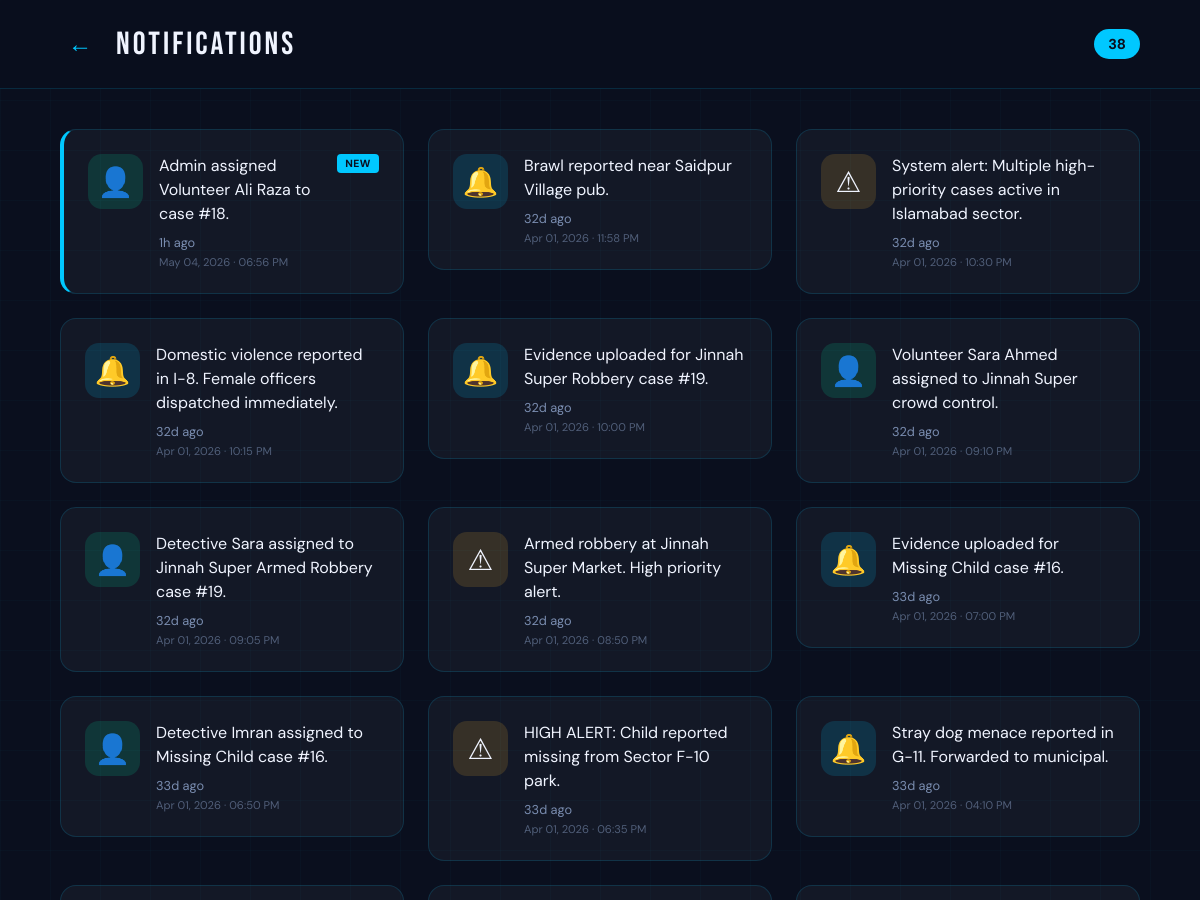
The page /notifications (upper part) on the database as committed earlier.
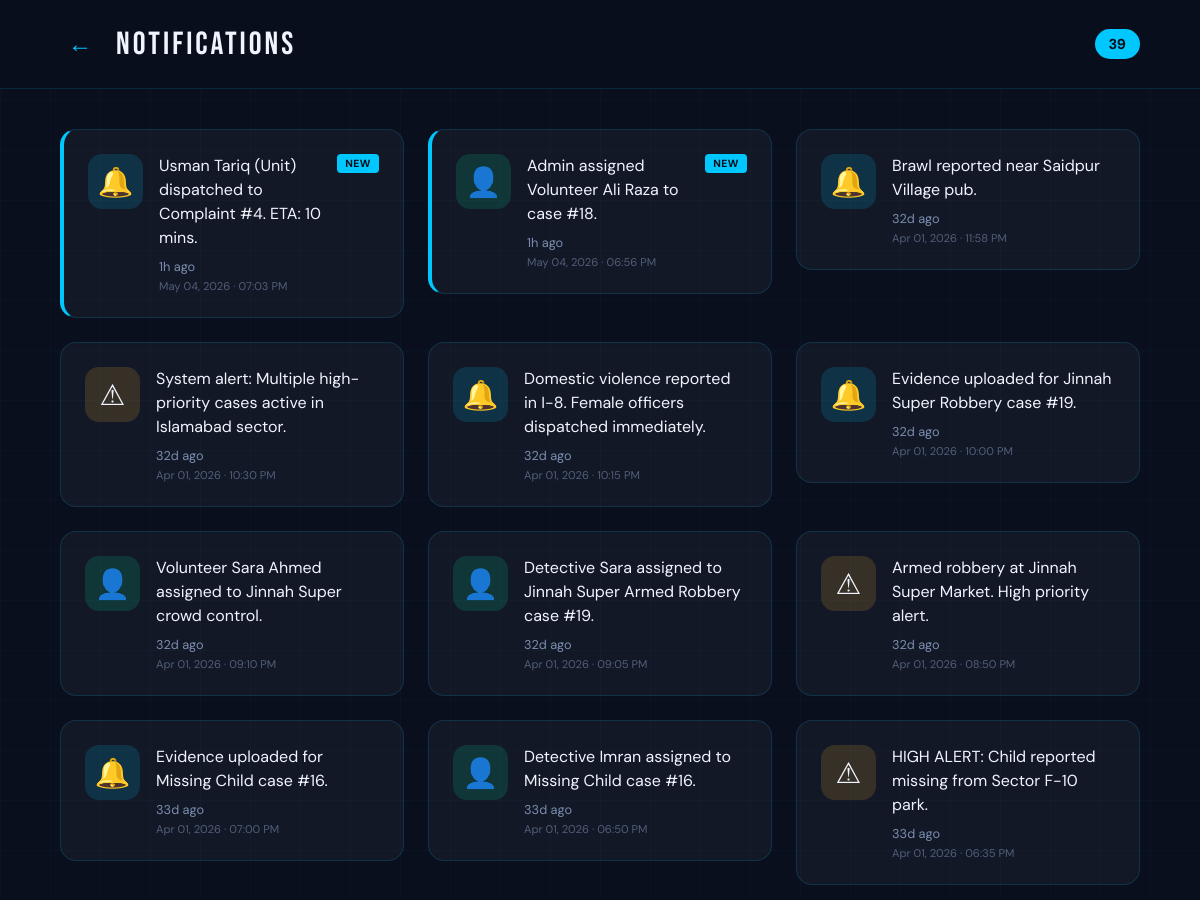
The same page on the database as committed later.
### tables this page shows
CREATE TABLE Notifications (
    notification_id INTEGER PRIMARY KEY AUTOINCREMENT,
    message TEXT NOT NULL,
    created_at DATETIME DEFAULT CURRENT_TIMESTAMP
);

### app.py (the view)
@app.route('/notifications')
def notifications():
    db = get_db_connection()
    all_notifications = db.execute('''
        SELECT message, created_at
        FROM Notifications
        ORDER BY created_at DESC
    ''').fetchall()
    now = datetime.utcnow()
    notifications_list = []
    for n in all_notifications:
        dt = datetime.strptime(n['created_at'], '%Y-%m-%d %H:%M:%S')
        hours_ago = (now - dt).total_seconds() / 3600
        notifications_list.append({
            'message': n['message'],
            'time_ago': time_ago(n['created_at']),
            'is_new': hours_ago < 24,
            'date': dt.strftime('%b %d, %Y · %I:%M %p')
        })
    db.close()
    return render_template('notifications.html', all_notifications=notifications_list)

### app.py (called while the page is built)
def get_db_connection():
    conn = sqlite3.connect(DATABASE, timeout=10)
    conn.row_factory = sqlite3.Row
    return conn

def time_ago(dt_str):
    if not dt_str:
        return ''
    dt = datetime.strptime(dt_str, '%Y-%m-%d %H:%M:%S')
    now = datetime.utcnow()
    diff = now - dt
    minutes = int(diff.total_seconds() // 60)
    if minutes < 1:
        return 'Just now'
    elif minutes < 60:
        return f'{minutes}m ago'
    elif minutes < 1440:
        return f'{minutes // 60}h ago'
    else:
        return f'{minutes // 1440}d ago'

### templates/notifications.html (shortened to what this page needs)
<!DOCTYPE html>
<html lang="en">
<head>
</head>
<body>
  <div class="app-container">
    <div class="header">
      <button class="back-btn" onclick="window.history.back()">←</button>
      <div class="header-title">NOTIFICATIONS</div>
      <span class="notif-count">{{ all_notifications|length }}</span>
    </div>
    <div class="app-content">
      <div class="content">
        <div class="notifications-grid">
          {% for n in all_notifications %}
          <div class="notif-card {% if n.is_new %}has-new{% endif %}">
            <div class="notif-icon {% if 'assigned' in n.message|lower %}ni-person{% elif 'resolved' in n.message|lower %}ni-check{% elif 'alert' in n.message|lower %}ni-alert{% else %}ni-bell{% endif %}">
              {% if 'assigned' in n.message|lower %}👤{% elif 'resolved' in n.message|lower %}✓{% elif 'alert' in n.message|lower %}⚠{% else %}🔔{% endif %}
            </div>
            <div class="notif-body">
              <div class="notif-top">
                <div class="notif-text">{{ n.message }}</div>
                {% if n.is_new %}
                <span class="new-badge">NEW</span>
                {% endif %}
              </div>
              <div class="notif-time">{{ n.time_ago }}</div>
              <div class="notif-date">{{ n.date }}</div>
            </div>
          </div>
          {% else %}
          <div class="empty-state">
            <div style="font-size:2rem;margin-bottom:16px;">🔔</div>
            No notifications yet<br>
            <span style="font-size:0.8rem;opacity:0.7;">We'll notify you when there are updates on your reports</span>
          </div>
          {% endfor %}
        </div>
      </div>
    </div>
  </div>
</body>
</html>

Rows that differ between the two databases and show on the page:
no longer on this page (row unchanged): Notifications: message "Stray dog menace reported in G-11. Forwarded to municipal.", time_ago "33d ago", date "Apr 01, 2026 · 04:10 PM"
added Notifications: message "Usman Tariq (Unit) dispatched to Complaint #4. ETA: 10 mins.", shows "NEW", time_ago "1h ago", date "May 04, 2026 · 07:03 PM"
Other text that changed with them:
{{ all_notifications|length }}: "38" → "39"
